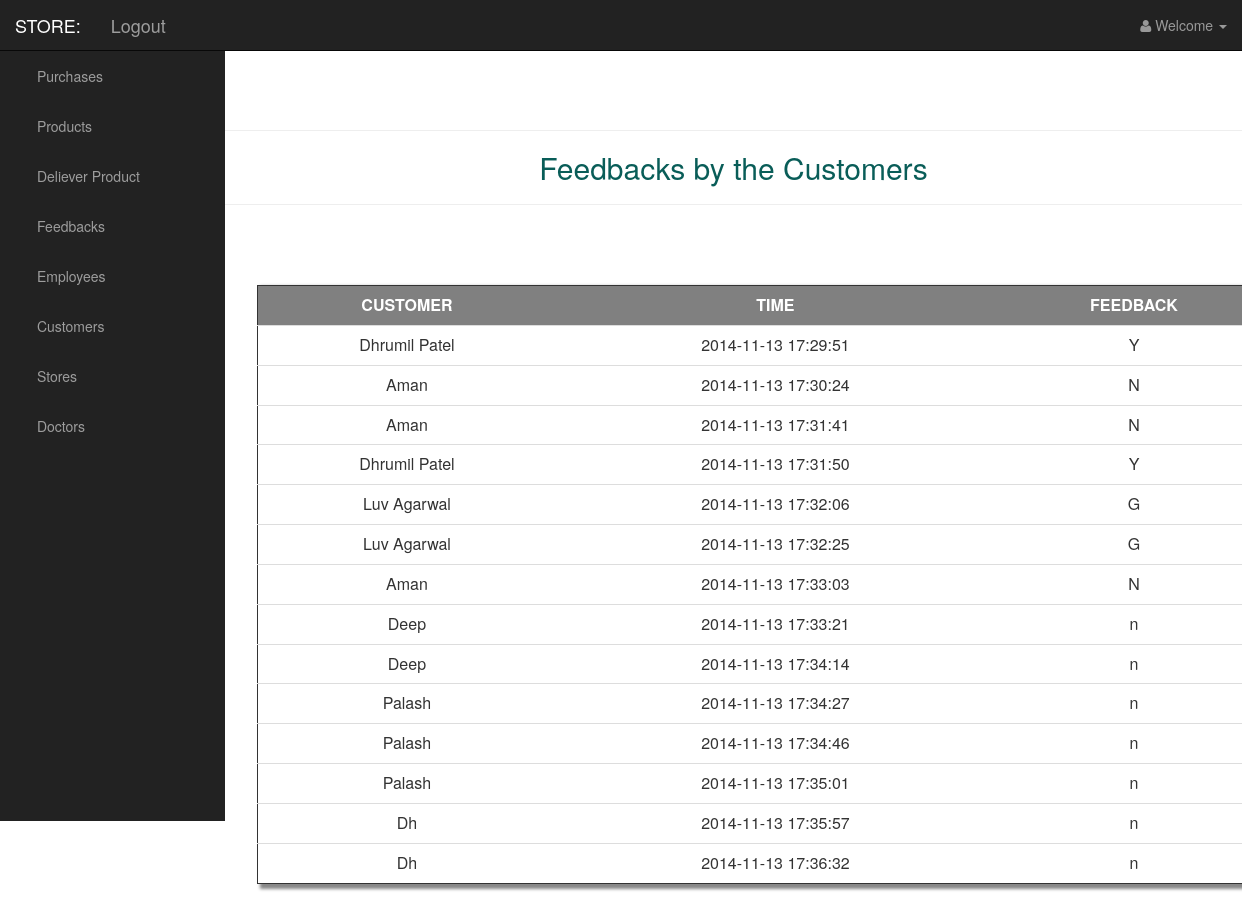
The app's page /feedback.php, older data.
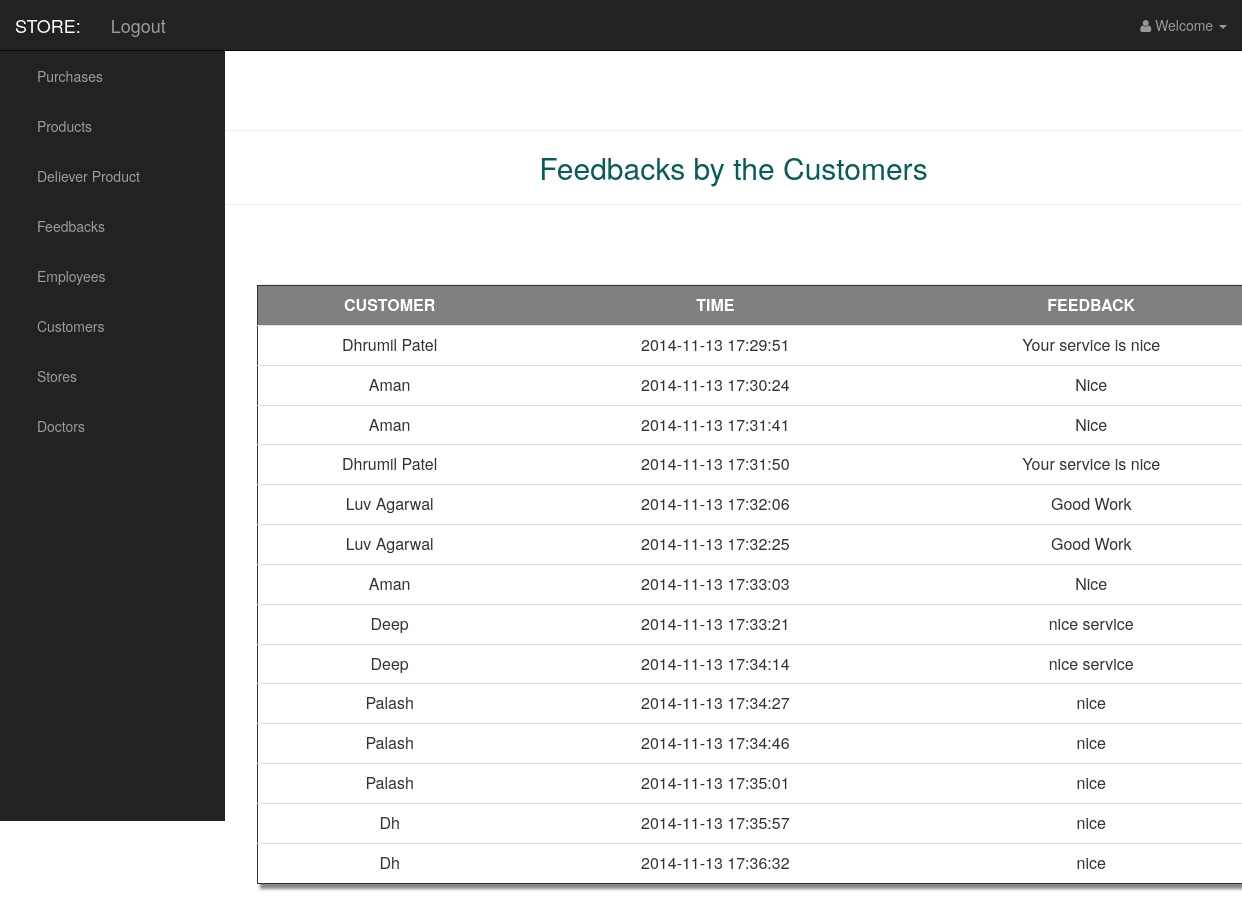
The same page, newer data.
### tables this page shows
CREATE TABLE FEEDBACK(
	feedback_id INT NOT NULL AUTO_INCREMENT,
	customer_name CHAR(40),
	time_of_feedback TIMESTAMP DEFAULT CURRENT_TIMESTAMP,
	feedback_body CHAR(100),
	PRIMARY KEY(feedback_id)
);

### _feedback.php (the view, shortened to what this page needs)
<br><br><br><hr>
<h2 style="color:#095d58;text-align:center"> Feedbacks by the Customers </h2>
<hr><br><br><br>
<?php
$dbhost = "localhost";
$dbuser = "root";
$dbpassword = "123123";
$conn = mysql_connect($dbhost,$dbuser,$dbpassword);
$query = "Select * from FEEDBACK";
$results = mysql_query($query,$conn);
?>
<table class='table table-hover' border="0" style="margin-left:2em;width:65em;border:1px solid ;box-shadow: 5px 3px 3px 2px #888888">
<thead style="color:white;text-align:center;background-color:#808080;font-weight:bold;">
<td>CUSTOMER</td>
<td>TIME</td>
<td>FEEDBACK</td>
</thead>
<?php
while($row = mysql_fetch_array($results))
{
	echo "<tr style='text-align:center'><td>".$row['customer_name']."</td>";
	echo "<td>".$row['time_of_feedback']."</td>";
	echo "<td>".$row['feedback_body']."</td></tr>";
}
echo "</table>";
?>

### feedback.php (shortened to what this page needs)
<html lang="en">
    <head>
        <?php include 'includes.php';?>
    </head>
    <body>
        <?php include 'header.php';?>
        <?php include '_feedback.php';?>
    </body>
</html>

### includes.php (shortened to what this page needs)
<link href="static/css/bootstrap.css" rel="stylesheet">
<link href="static/css/sb-admin.css" rel="stylesheet">
<link href="static/font-awesome-4.1.0/css/font-awesome.min.css" rel="stylesheet" type="text/css">

### header.php (shortened to what this page needs)
<div id="wrapper">
    <nav class="navbar navbar-inverse navbar-fixed-top" role="navigation">
        <div class="navbar-header">
            <a class="navbar-brand" href="#"><?php session_start(); echo "STORE: ".$_SESSION['store_name']?></a>
        </div>
        <a class="navbar-brand"  href='logout.php'>Logout</a>
        <ul class="nav navbar-right top-nav">
            <li class="dropdown">
                <a href="#" class="dropdown-toggle" data-toggle="dropdown"><i class="fa fa-user"></i>
                <?php
                    if($_SESSION['type']=='a'){
                        echo "Welcome Admin ";
                    }
                    else if($_SESSION['type']=='m'){
                        echo "Welcome Manager ";
                    }
                    else{
                        echo "Welcome ";
                    }
                ?>
                 <b class="caret"></b></a>
            </li>
        </ul>
        <div class="collapse navbar-collapse navbar-ex1-collapse" style="height:100em;">
            <ul class="nav navbar-nav side-nav" style="background-color:#">
                <li>
                    <a href="purchase.php"><i class="fa fa-fw"></i> Purchases</a>
                </li>
                <li>
                    <a href="products.php"><i class="fa fa-fw"></i> Products</a>
                </li>
                <li>
                    <a href="delivery.php"><i class="fa fa-fw"></i> Deliever Product</a>
                </li>
                <li>
                    <a href="feedback.php"><i class="fa fa-fw"></i> Feedbacks</a>
                </li>
                <li>
                    <a href="employees.php"><i class="fa fa-fw"></i> Employees</a>
                </li>
                <li>
                    <a href="customers.php"><i class="fa fa-fw"></i> Customers</a>
                </li>
                <li>
                    <a href="store.php"><i class="fa fa-fw"></i> Stores</a>
                </li>
                <li>
                    <a href="doctors.php"><i class="fa fa-fw"></i> Doctors</a>
                </li>
            </ul>
        </div>
    </nav>

### static/css/sb-admin.css (style rules this page uses)
body { margin-top: 100px; background-color: white; }
@media (min-width:768px) { body { margin-top: 50px; } }
#wrapper { padding-left: 0; }
@media (min-width:768px) { #wrapper { padding-left: 225px; } }
.top-nav { padding: 0 15px; }
.top-nav>li { display: inline-block; float: left; }
.top-nav>li>a { padding-top: 15px; padding-bottom: 15px; line-height: 20px; color: #999; }
@media (min-width:768px) { .side-nav { position: fixed; top: 51px; left: 225px; width: 225px; margin-left: -225px; border: none; border-radius: 0; overflow-y: auto; background-color: #222; } }
@media (min-width:768px) { .side-nav>li>a { width: 225px; } }

Row changes from the older to the newer data that the page shows:
changed feedback (number 1 of 14 on the later page): feedback_body "Y" → "Your service is nice"
changed feedback (number 2 of 14 on the later page): feedback_body "N" → "Nice"
changed feedback (number 3 of 14 on the later page): feedback_body "N" → "Nice"
changed feedback (number 4 of 14 on the later page): feedback_body "Y" → "Your service is nice"
changed feedback (number 5 of 14 on the later page): feedback_body "G" → "Good Work"
changed feedback (number 6 of 14 on the later page): feedback_body "G" → "Good Work"
changed feedback (number 7 of 14 on the later page): feedback_body "N" → "Nice"
changed feedback (number 8 of 14 on the later page): feedback_body "n" → "nice service"
changed feedback (number 9 of 14 on the later page): feedback_body "n" → "nice service"
changed feedback (number 10 of 14 on the later page): feedback_body "n" → "nice"
changed feedback (number 11 of 14 on the later page): feedback_body "n" → "nice"
changed feedback (number 12 of 14 on the later page): feedback_body "n" → "nice"
changed feedback (number 13 of 14 on the later page): feedback_body "n" → "nice"
changed feedback (number 14 of 14 on the later page): feedback_body "n" → "nice"
